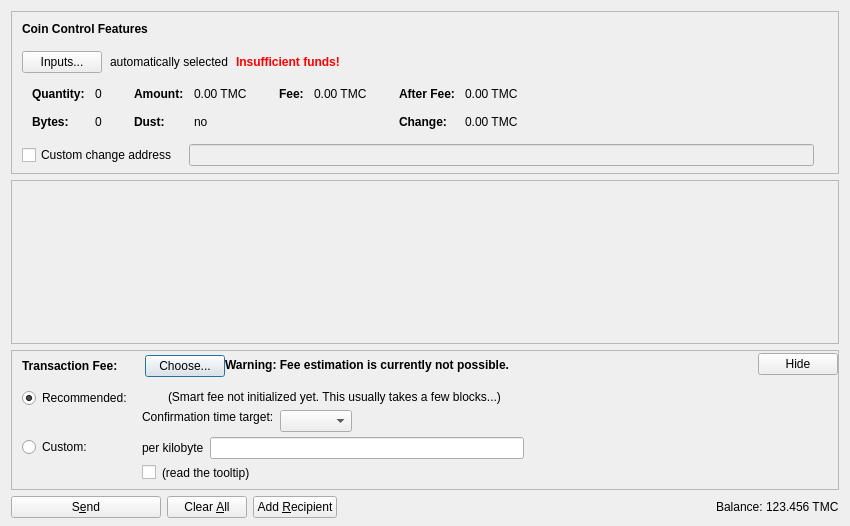
<?xml version="1.0" encoding="UTF-8"?>
<ui version="4.0">
 <class>SendCoinsDialog</class>
 <widget class="QDialog" name="SendCoinsDialog">
  <property name="geometry">
   <rect>
    <x>0</x>
    <y>0</y>
    <width>850</width>
    <height>526</height>
   </rect>
  </property>
  <property name="windowTitle">
   <string>Send Coins</string>
  </property>
  <layout class="QVBoxLayout" name="verticalLayout" stretch="0,1,0,0">
   <property name="bottomMargin">
    <number>8</number>
   </property>
   <item>
    <widget class="QFrame" name="frameCoinControl">
     <property name="sizePolicy">
      <sizepolicy hsizetype="Expanding" vsizetype="Expanding">
       <horstretch>0</horstretch>
       <verstretch>0</verstretch>
      </sizepolicy>
     </property>
     <property name="maximumSize">
      <size>
       <width>16777215</width>
       <height>16777215</height>
      </size>
     </property>
     <property name="frameShape">
      <enum>QFrame::StyledPanel</enum>
     </property>
     <property name="frameShadow">
      <enum>QFrame::Sunken</enum>
     </property>
     <layout class="QVBoxLayout" name="verticalLayoutCoinControl2">
      <property name="spacing">
       <number>0</number>
      </property>
      <property name="leftMargin">
       <number>0</number>
      </property>
      <property name="topMargin">
       <number>0</number>
      </property>
      <property name="rightMargin">
       <number>0</number>
      </property>
      <property name="bottomMargin">
       <number>6</number>
      </property>
      <item>
       <layout class="QVBoxLayout" name="verticalLayoutCoinControl" stretch="0,0,0,0,1">
        <property name="spacing">
         <number>0</number>
        </property>
        <property name="leftMargin">
         <number>10</number>
        </property>
        <property name="topMargin">
         <number>10</number>
        </property>
        <item>
         <layout class="QHBoxLayout" name="horizontalLayoutCoinControl1">
          <property name="bottomMargin">
           <number>15</number>
          </property>
          <item>
           <widget class="QLabel" name="labelCoinControlFeatures">
            <property name="sizePolicy">
             <sizepolicy hsizetype="Preferred" vsizetype="Maximum">
              <horstretch>0</horstretch>
              <verstretch>0</verstretch>
             </sizepolicy>
            </property>
            <property name="font">
             <font>
              <weight>75</weight>
              <bold>true</bold>
             </font>
            </property>
            <property name="styleSheet">
             <string notr="true">font-weight:bold;</string>
            </property>
            <property name="text">
             <string>Coin Control Features</string>
            </property>
           </widget>
          </item>
         </layout>
        </item>
        <item>
         <layout class="QHBoxLayout" name="horizontalLayoutCoinControl2" stretch="0,0,0,0">
          <property name="spacing">
           <number>8</number>
          </property>
          <property name="bottomMargin">
           <number>10</number>
          </property>
          <item>
           <widget class="QPushButton" name="pushButtonCoinControl">
            <property name="styleSheet">
             <string notr="true"/>
            </property>
            <property name="text">
             <string>Inputs...</string>
            </property>
            <property name="autoDefault">
             <bool>false</bool>
            </property>
           </widget>
          </item>
          <item>
           <widget class="QLabel" name="labelCoinControlAutomaticallySelected">
            <property name="text">
             <string>automatically selected</string>
            </property>
            <property name="margin">
             <number>5</number>
            </property>
           </widget>
          </item>
          <item>
           <widget class="QLabel" name="labelCoinControlInsuffFunds">
            <property name="font">
             <font>
              <weight>75</weight>
              <bold>true</bold>
             </font>
            </property>
            <property name="styleSheet">
             <string notr="true">color:red;font-weight:bold;</string>
            </property>
            <property name="text">
             <string>Insufficient funds!</string>
            </property>
            <property name="margin">
             <number>5</number>
            </property>
           </widget>
          </item>
          <item>
           <spacer name="horizontalSpacerCoinControl">
            <property name="orientation">
             <enum>Qt::Horizontal</enum>
            </property>
            <property name="sizeHint" stdset="0">
             <size>
              <width>40</width>
              <height>1</height>
             </size>
            </property>
           </spacer>
          </item>
         </layout>
        </item>
        <item>
         <widget class="QWidget" name="widgetCoinControl" native="true">
          <property name="sizePolicy">
           <sizepolicy hsizetype="Preferred" vsizetype="Preferred">
            <horstretch>0</horstretch>
            <verstretch>0</verstretch>
           </sizepolicy>
          </property>
          <property name="minimumSize">
           <size>
            <width>0</width>
            <height>0</height>
           </size>
          </property>
          <property name="styleSheet">
           <string notr="true"/>
          </property>
          <layout class="QHBoxLayout" name="horizontalLayoutCoinControl5">
           <property name="leftMargin">
            <number>0</number>
           </property>
           <property name="topMargin">
            <number>0</number>
           </property>
           <property name="rightMargin">
            <number>0</number>
           </property>
           <property name="bottomMargin">
            <number>0</number>
           </property>
           <item>
            <layout class="QHBoxLayout" name="horizontalLayoutCoinControl3" stretch="0,0,0,1">
             <property name="spacing">
              <number>20</number>
             </property>
             <property name="topMargin">
              <number>0</number>
             </property>
             <property name="bottomMargin">
              <number>10</number>
             </property>
             <item>
              <layout class="QFormLayout" name="formLayoutCoinControl1">
               <property name="horizontalSpacing">
                <number>10</number>
               </property>
               <property name="verticalSpacing">
                <number>14</number>
               </property>
               <property name="leftMargin">
                <number>10</number>
               </property>
               <property name="topMargin">
                <number>4</number>
               </property>
               <property name="rightMargin">
                <number>6</number>
               </property>
               <item row="0" column="0">
                <widget class="QLabel" name="labelCoinControlQuantityText">
                 <property name="font">
                  <font>
                   <weight>75</weight>
                   <bold>true</bold>
                  </font>
                 </property>
                 <property name="text">
                  <string>Quantity:</string>
                 </property>
                 <property name="margin">
                  <number>0</number>
                 </property>
                </widget>
               </item>
               <item row="0" column="1">
                <widget class="QLabel" name="labelCoinControlQuantity">
                 <property name="cursor">
                  <cursorShape>IBeamCursor</cursorShape>
                 </property>
                 <property name="contextMenuPolicy">
                  <enum>Qt::ActionsContextMenu</enum>
                 </property>
                 <property name="text">
                  <string notr="true">0</string>
                 </property>
                 <property name="margin">
                  <number>0</number>
                 </property>
                 <property name="textInteractionFlags">
                  <set>Qt::LinksAccessibleByMouse|Qt::TextSelectableByKeyboard|Qt::TextSelectableByMouse</set>
                 </property>
                </widget>
               </item>
               <item row="1" column="0">
                <widget class="QLabel" name="labelCoinControlBytesText">
                 <property name="font">
                  <font>
                   <weight>75</weight>
                   <bold>true</bold>
                  </font>
                 </property>
                 <property name="text">
                  <string>Bytes:</string>
                 </property>
                </widget>
               </item>
               <item row="1" column="1">
                <widget class="QLabel" name="labelCoinControlBytes">
                 <property name="cursor">
                  <cursorShape>IBeamCursor</cursorShape>
                 </property>
                 <property name="contextMenuPolicy">
                  <enum>Qt::ActionsContextMenu</enum>
                 </property>
                 <property name="text">
                  <string notr="true">0</string>
                 </property>
                 <property name="textInteractionFlags">
                  <set>Qt::LinksAccessibleByMouse|Qt::TextSelectableByKeyboard|Qt::TextSelectableByMouse</set>
                 </property>
                </widget>
               </item>
              </layout>
             </item>
             <item>
              <layout class="QFormLayout" name="formLayoutCoinControl2">
               <property name="horizontalSpacing">
                <number>10</number>
               </property>
               <property name="verticalSpacing">
                <number>14</number>
               </property>
               <property name="leftMargin">
                <number>6</number>
               </property>
               <property name="topMargin">
                <number>4</number>
               </property>
               <property name="rightMargin">
                <number>6</number>
               </property>
               <item row="0" column="0">
                <widget class="QLabel" name="labelCoinControlAmountText">
                 <property name="font">
                  <font>
                   <weight>75</weight>
                   <bold>true</bold>
                  </font>
                 </property>
                 <property name="text">
                  <string>Amount:</string>
                 </property>
                 <property name="margin">
                  <number>0</number>
                 </property>
                </widget>
               </item>
               <item row="0" column="1">
                <widget class="QLabel" name="labelCoinControlAmount">
                 <property name="cursor">
                  <cursorShape>IBeamCursor</cursorShape>
                 </property>
                 <property name="contextMenuPolicy">
                  <enum>Qt::ActionsContextMenu</enum>
                 </property>
                 <property name="text">
                  <string notr="true">0.00 TMC</string>
                 </property>
                 <property name="textInteractionFlags">
                  <set>Qt::LinksAccessibleByMouse|Qt::TextSelectableByKeyboard|Qt::TextSelectableByMouse</set>
                 </property>
                </widget>
               </item>
               <item row="1" column="0">
                <widget class="QLabel" name="labelCoinControlLowOutputText">
                 <property name="font">
                  <font>
                   <weight>75</weight>
                   <bold>true</bold>
                  </font>
                 </property>
                 <property name="text">
                  <string>Dust:</string>
                 </property>
                </widget>
               </item>
               <item row="1" column="1">
                <widget class="QLabel" name="labelCoinControlLowOutput">
                 <property name="cursor">
                  <cursorShape>IBeamCursor</cursorShape>
                 </property>
                 <property name="contextMenuPolicy">
                  <enum>Qt::ActionsContextMenu</enum>
                 </property>
                 <property name="text">
                  <string notr="true">no</string>
                 </property>
                 <property name="textInteractionFlags">
                  <set>Qt::LinksAccessibleByMouse|Qt::TextSelectableByKeyboard|Qt::TextSelectableByMouse</set>
                 </property>
                </widget>
               </item>
              </layout>
             </item>
             <item>
              <layout class="QFormLayout" name="formLayoutCoinControl3">
               <property name="horizontalSpacing">
                <number>10</number>
               </property>
               <property name="verticalSpacing">
                <number>14</number>
               </property>
               <property name="leftMargin">
                <number>6</number>
               </property>
               <property name="topMargin">
                <number>4</number>
               </property>
               <property name="rightMargin">
                <number>6</number>
               </property>
               <item row="0" column="0">
                <widget class="QLabel" name="labelCoinControlFeeText">
                 <property name="font">
                  <font>
                   <weight>75</weight>
                   <bold>true</bold>
                  </font>
                 </property>
                 <property name="text">
                  <string>Fee:</string>
                 </property>
                 <property name="margin">
                  <number>0</number>
                 </property>
                </widget>
               </item>
               <item row="0" column="1">
                <widget class="QLabel" name="labelCoinControlFee">
                 <property name="cursor">
                  <cursorShape>IBeamCursor</cursorShape>
                 </property>
                 <property name="contextMenuPolicy">
                  <enum>Qt::ActionsContextMenu</enum>
                 </property>
                 <property name="text">
                  <string notr="true">0.00 TMC</string>
                 </property>
                 <property name="textInteractionFlags">
                  <set>Qt::LinksAccessibleByMouse|Qt::TextSelectableByKeyboard|Qt::TextSelectableByMouse</set>
                 </property>
                </widget>
               </item>
              </layout>
             </item>
             <item>
              <layout class="QFormLayout" name="formLayoutCoinControl4">
               <property name="horizontalSpacing">
                <number>10</number>
               </property>
               <property name="verticalSpacing">
                <number>14</number>
               </property>
               <property name="leftMargin">
                <number>6</number>
               </property>
               <property name="topMargin">
                <number>4</number>
               </property>
               <property name="rightMargin">
                <number>6</number>
               </property>
               <item row="0" column="0">
                <widget class="QLabel" name="labelCoinControlAfterFeeText">
                 <property name="font">
                  <font>
                   <weight>75</weight>
                   <bold>true</bold>
                  </font>
                 </property>
                 <property name="text">
                  <string>After Fee:</string>
                 </property>
                 <property name="margin">
                  <number>0</number>
                 </property>
                </widget>
               </item>
               <item row="0" column="1">
                <widget class="QLabel" name="labelCoinControlAfterFee">
                 <property name="cursor">
                  <cursorShape>IBeamCursor</cursorShape>
                 </property>
                 <property name="contextMenuPolicy">
                  <enum>Qt::ActionsContextMenu</enum>
                 </property>
                 <property name="text">
                  <string notr="true">0.00 TMC</string>
                 </property>
                 <property name="textInteractionFlags">
                  <set>Qt::LinksAccessibleByMouse|Qt::TextSelectableByKeyboard|Qt::TextSelectableByMouse</set>
                 </property>
                </widget>
               </item>
               <item row="1" column="0">
                <widget class="QLabel" name="labelCoinControlChangeText">
                 <property name="font">
                  <font>
                   <weight>75</weight>
                   <bold>true</bold>
                  </font>
                 </property>
                 <property name="text">
                  <string>Change:</string>
                 </property>
                </widget>
               </item>
               <item row="1" column="1">
                <widget class="QLabel" name="labelCoinControlChange">
                 <property name="cursor">
                  <cursorShape>IBeamCursor</cursorShape>
                 </property>
                 <property name="contextMenuPolicy">
                  <enum>Qt::ActionsContextMenu</enum>
                 </property>
                 <property name="text">
                  <string notr="true">0.00 TMC</string>
                 </property>
                 <property name="textInteractionFlags">
                  <set>Qt::LinksAccessibleByMouse|Qt::TextSelectableByKeyboard|Qt::TextSelectableByMouse</set>
                 </property>
                </widget>
               </item>
              </layout>
             </item>
            </layout>
           </item>
          </layout>
         </widget>
        </item>
        <item>
         <layout class="QHBoxLayout" name="horizontalLayoutCoinControl4" stretch="0,0,0">
          <property name="spacing">
           <number>12</number>
          </property>
          <property name="sizeConstraint">
           <enum>QLayout::SetDefaultConstraint</enum>
          </property>
          <property name="topMargin">
           <number>5</number>
          </property>
          <property name="rightMargin">
           <number>5</number>
          </property>
          <item>
           <widget class="QCheckBox" name="checkBoxCoinControlChange">
            <property name="toolTip">
             <string>If this is activated, but the change address is empty or invalid, change will be sent to a newly generated address.</string>
            </property>
            <property name="text">
             <string>Custom change address</string>
            </property>
           </widget>
          </item>
          <item>
           <widget class="QValidatedLineEdit" name="lineEditCoinControlChange">
            <property name="enabled">
             <bool>false</bool>
            </property>
            <property name="sizePolicy">
             <sizepolicy hsizetype="Expanding" vsizetype="Fixed">
              <horstretch>0</horstretch>
              <verstretch>0</verstretch>
             </sizepolicy>
            </property>
           </widget>
          </item>
          <item>
           <widget class="QLabel" name="labelCoinControlChangeLabel">
            <property name="sizePolicy">
             <sizepolicy hsizetype="Preferred" vsizetype="Expanding">
              <horstretch>0</horstretch>
              <verstretch>0</verstretch>
             </sizepolicy>
            </property>
            <property name="minimumSize">
             <size>
              <width>0</width>
              <height>0</height>
             </size>
            </property>
            <property name="text">
             <string/>
            </property>
            <property name="margin">
             <number>3</number>
            </property>
           </widget>
          </item>
         </layout>
        </item>
        <item>
         <spacer name="verticalSpacerCoinControl">
          <property name="orientation">
           <enum>Qt::Vertical</enum>
          </property>
          <property name="sizeHint" stdset="0">
           <size>
            <width>800</width>
            <height>1</height>
           </size>
          </property>
         </spacer>
        </item>
       </layout>
      </item>
     </layout>
    </widget>
   </item>
   <item>
    <widget class="QScrollArea" name="scrollArea">
     <property name="widgetResizable">
      <bool>true</bool>
     </property>
     <widget class="QWidget" name="scrollAreaWidgetContents">
      <property name="geometry">
       <rect>
        <x>0</x>
        <y>0</y>
        <width>830</width>
        <height>104</height>
       </rect>
      </property>
      <layout class="QVBoxLayout" name="verticalLayout_2" stretch="0,1">
       <property name="leftMargin">
        <number>0</number>
       </property>
       <property name="topMargin">
        <number>0</number>
       </property>
       <property name="rightMargin">
        <number>0</number>
       </property>
       <property name="bottomMargin">
        <number>0</number>
       </property>
       <item>
        <layout class="QVBoxLayout" name="entries">
         <property name="spacing">
          <number>6</number>
         </property>
        </layout>
       </item>
       <item>
        <spacer name="verticalSpacer">
         <property name="orientation">
          <enum>Qt::Vertical</enum>
         </property>
         <property name="sizeHint" stdset="0">
          <size>
           <width>20</width>
           <height>40</height>
          </size>
         </property>
        </spacer>
       </item>
      </layout>
     </widget>
    </widget>
   </item>
   <item>
    <widget class="QFrame" name="frameFee">
     <property name="sizePolicy">
      <sizepolicy hsizetype="Expanding" vsizetype="Expanding">
       <horstretch>0</horstretch>
       <verstretch>0</verstretch>
      </sizepolicy>
     </property>
     <property name="maximumSize">
      <size>
       <width>16777215</width>
       <height>16777215</height>
      </size>
     </property>
     <property name="frameShape">
      <enum>QFrame::StyledPanel</enum>
     </property>
     <property name="frameShadow">
      <enum>QFrame::Sunken</enum>
     </property>
     <layout class="QVBoxLayout" name="verticalLayoutFee1">
      <property name="spacing">
       <number>0</number>
      </property>
      <property name="leftMargin">
       <number>0</number>
      </property>
      <property name="topMargin">
       <number>0</number>
      </property>
      <property name="rightMargin">
       <number>0</number>
      </property>
      <property name="bottomMargin">
       <number>0</number>
      </property>
      <item>
       <layout class="QVBoxLayout" name="verticalLayoutFee2" stretch="0,0,0">
        <property name="spacing">
         <number>0</number>
        </property>
        <property name="leftMargin">
         <number>10</number>
        </property>
        <property name="topMargin">
         <number>0</number>
        </property>
        <item>
         <layout class="QHBoxLayout" name="horizontalLayoutFee1">
          <property name="bottomMargin">
           <number>0</number>
          </property>
          <item>
           <layout class="QVBoxLayout" name="verticalLayoutFee7">
            <property name="spacing">
             <number>0</number>
            </property>
            <item>
             <spacer name="verticalSpacerSmartFee">
              <property name="orientation">
               <enum>Qt::Vertical</enum>
              </property>
              <property name="sizeType">
               <enum>QSizePolicy::Fixed</enum>
              </property>
              <property name="sizeHint" stdset="0">
               <size>
                <width>1</width>
                <height>4</height>
               </size>
              </property>
             </spacer>
            </item>
            <item>
             <layout class="QHBoxLayout" name="horizontalLayoutSmartFee">
              <property name="spacing">
               <number>10</number>
              </property>
              <item>
               <widget class="QLabel" name="labelFeeHeadline">
                <property name="sizePolicy">
                 <sizepolicy hsizetype="Preferred" vsizetype="Maximum">
                  <horstretch>0</horstretch>
                  <verstretch>0</verstretch>
                 </sizepolicy>
                </property>
                <property name="font">
                 <font>
                  <weight>75</weight>
                  <bold>true</bold>
                 </font>
                </property>
                <property name="styleSheet">
                 <string notr="true">font-weight:bold;</string>
                </property>
                <property name="text">
                 <string>Transaction Fee:</string>
                </property>
               </widget>
              </item>
              <item>
               <widget class="QLabel" name="labelFeeMinimized">
                <property name="text">
                 <string/>
                </property>
               </widget>
              </item>
              <item>
               <widget class="QPushButton" name="buttonChooseFee">
                <property name="text">
                 <string>Choose...</string>
                </property>
               </widget>
              </item>
             </layout>
            </item>
            <item>
             <spacer name="verticalSpacer_5">
              <property name="orientation">
               <enum>Qt::Vertical</enum>
              </property>
              <property name="sizeHint" stdset="0">
               <size>
                <width>1</width>
                <height>1</height>
               </size>
              </property>
             </spacer>
            </item>
           </layout>
          </item>
          <item>
           <widget class="QLabel" name="fallbackFeeWarningLabel">
            <property name="toolTip">
             <string>Using the fallbackfee can result in sending a transaction that will take several hours or days (or never) to confirm. Consider choosing your fee manually or wait until you have validated the complete chain.</string>
            </property>
            <property name="font">
            <font>
                <weight>75</weight>
                <bold>true</bold>
            </font>
            </property>
            <property name="text">
             <string>Warning: Fee estimation is currently not possible.</string>
            </property>
            <property name="wordWrap">
             <bool>false</bool>
            </property>
           </widget>
          </item>
          <item>
           <spacer name="horizontalSpacer_4">
            <property name="orientation">
             <enum>Qt::Horizontal</enum>
            </property>
            <property name="sizeType">
             <enum>QSizePolicy::MinimumExpanding</enum>
            </property>
            <property name="sizeHint" stdset="0">
             <size>
              <width>40</width>
              <height>20</height>
             </size>
            </property>
           </spacer>
          </item>
          <item>
           <widget class="QPushButton" name="buttonMinimizeFee">
            <property name="toolTip">
             <string>collapse fee-settings</string>
            </property>
            <property name="text">
             <string>Hide</string>
            </property>
           </widget>
          </item>
         </layout>
        </item>
        <item>
         <widget class="QFrame" name="frameFeeSelection">
          <layout class="QVBoxLayout" name="verticalLayoutFee12">
           <property name="spacing">
            <number>0</number>
           </property>
           <property name="leftMargin">
            <number>0</number>
           </property>
           <property name="topMargin">
            <number>0</number>
           </property>
           <property name="rightMargin">
            <number>0</number>
           </property>
           <property name="bottomMargin">
            <number>0</number>
           </property>
           <item>
            <layout class="QGridLayout" name="gridLayoutFee">
             <property name="topMargin">
              <number>10</number>
             </property>
             <property name="bottomMargin">
              <number>4</number>
             </property>
             <property name="horizontalSpacing">
              <number>10</number>
             </property>
             <property name="verticalSpacing">
              <number>4</number>
             </property>
             <item row="1" column="1">
              <layout class="QVBoxLayout" name="verticalLayoutFee8">
               <property name="spacing">
                <number>6</number>
               </property>
               <item>
                <layout class="QHBoxLayout" name="horizontalLayoutFee13">
                 <item>
                  <widget class="QLabel" name="labelCustomPerKilobyte">
                   <property name="toolTip">
                    <string>If the custom fee is set to 1000 satoshis and the transaction is only 250 bytes, then &quot;per kilobyte&quot; only pays 250 satoshis in fee, while &quot;total at least&quot; pays 1000 satoshis. For transactions bigger than a kilobyte both pay by kilobyte.</string>
                   </property>
                   <property name="text">
                    <string>per kilobyte</string>
                   </property>
                  </widget>
                 </item>
                 <item>
                  <widget class="BitcoinAmountField" name="customFee"/>
                 </item>
                 <item>
                  <spacer name="horizontalSpacer_6">
                   <property name="orientation">
                    <enum>Qt::Horizontal</enum>
                   </property>
                   <property name="sizeHint" stdset="0">
                    <size>
                     <width>1</width>
                     <height>1</height>
                    </size>
                   </property>
                  </spacer>
                 </item>
                </layout>
               </item>
               <item>
                <layout class="QHBoxLayout" name="horizontalLayoutFee8">
                 <item>
                  <widget class="QCheckBox" name="checkBoxMinimumFee">
                   <property name="toolTip">
                    <string>Paying only the minimum fee is just fine as long as there is less transaction volume than space in the blocks. But be aware that this can end up in a never confirming transaction once there is more demand for timocoin transactions than the network can process.</string>
                   </property>
                   <property name="text">
                    <string/>
                   </property>
                  </widget>
                 </item>
                 <item>
                  <widget class="QLabel" name="labelMinFeeWarning">
                   <property name="enabled">
                    <bool>true</bool>
                   </property>
                   <property name="toolTip">
                    <string>Paying only the minimum fee is just fine as long as there is less transaction volume than space in the blocks. But be aware that this can end up in a never confirming transaction once there is more demand for timocoin transactions than the network can process.</string>
                   </property>
                   <property name="text">
                    <string>(read the tooltip)</string>
                   </property>
                   <property name="margin">
                    <number>5</number>
                   </property>
                  </widget>
                 </item>
                 <item>
                  <spacer name="horizontalSpacer_2">
                   <property name="orientation">
                    <enum>Qt::Horizontal</enum>
                   </property>
                   <property name="sizeHint" stdset="0">
                    <size>
                     <width>1</width>
                     <height>1</height>
                    </size>
                   </property>
                  </spacer>
                 </item>
                </layout>
               </item>
              </layout>
             </item>
             <item row="0" column="0">
              <layout class="QVBoxLayout" name="verticalLayoutFee4" stretch="0,1">
               <item>
                <widget class="QRadioButton" name="radioSmartFee">
                 <property name="text">
                  <string>Recommended:</string>
                 </property>
                 <property name="checked">
                  <bool>true</bool>
                 </property>
                 <attribute name="buttonGroup">
                  <string notr="true">groupFee</string>
                 </attribute>
                </widget>
               </item>
               <item>
                <spacer name="verticalSpacer_2">
                 <property name="orientation">
                  <enum>Qt::Vertical</enum>
                 </property>
                 <property name="sizeHint" stdset="0">
                  <size>
                   <width>1</width>
                   <height>1</height>
                  </size>
                 </property>
                </spacer>
               </item>
              </layout>
             </item>
             <item row="1" column="0">
              <layout class="QVBoxLayout" name="verticalLayoutFee9" stretch="0,1">
               <item>
                <widget class="QRadioButton" name="radioCustomFee">
                 <property name="text">
                  <string>Custom:</string>
                 </property>
                 <attribute name="buttonGroup">
                  <string notr="true">groupFee</string>
                 </attribute>
                </widget>
               </item>
               <item>
                <spacer name="verticalSpacer_6">
                 <property name="orientation">
                  <enum>Qt::Vertical</enum>
                 </property>
                 <property name="sizeHint" stdset="0">
                  <size>
                   <width>1</width>
                   <height>1</height>
                  </size>
                 </property>
                </spacer>
               </item>
              </layout>
             </item>
             <item row="0" column="1">
              <layout class="QVBoxLayout" name="verticalLayoutFee3" stretch="0,0,1">
               <property name="spacing">
                <number>6</number>
               </property>
               <property name="topMargin">
                <number>2</number>
               </property>
               <item>
                <layout class="QHBoxLayout" name="horizontalLayoutFee12">
                 <item>
                  <widget class="QLabel" name="labelSmartFee">
                   <property name="text">
                    <string/>
                   </property>
                   <property name="margin">
                    <number>2</number>
                   </property>
                  </widget>
                 </item>
                 <item>
                  <widget class="QLabel" name="labelFeeEstimation">
                   <property name="text">
                    <string/>
                   </property>
                  </widget>
                 </item>
                 <item>
                  <widget class="QLabel" name="labelSmartFee2">
                   <property name="text">
                    <string>(Smart fee not initialized yet. This usually takes a few blocks...)</string>
                   </property>
                   <property name="margin">
                    <number>2</number>
                   </property>
                  </widget>
                 </item>
                 <item>
                  <spacer name="horizontalSpacer_5">
                   <property name="orientation">
                    <enum>Qt::Horizontal</enum>
                   </property>
                   <property name="sizeHint" stdset="0">
                    <size>
                     <width>1</width>
                     <height>1</height>
                    </size>
                   </property>
                  </spacer>
                 </item>
                </layout>
               </item>
               <item>
                <layout class="QHBoxLayout" name="horizontalLayoutFee9">
                 <item>
                  <layout class="QVBoxLayout" name="verticalLayoutFee6">
                   <item>
                    <widget class="QLabel" name="labelSmartFee3">
                     <property name="text">
                      <string>Confirmation time target:</string>
                     </property>
                     <property name="margin">
                      <number>2</number>
                     </property>
                    </widget>
                   </item>
                   <item>
                    <spacer name="verticalSpacer_3">
                     <property name="orientation">
                      <enum>Qt::Vertical</enum>
                     </property>
                     <property name="sizeHint" stdset="0">
                      <size>
                       <width>1</width>
                       <height>1</height>
                      </size>
                     </property>
                    </spacer>
                   </item>
                  </layout>
                 </item>
                 <item>
                  <layout class="QVBoxLayout" name="verticalLayoutFee5">
                   <property name="rightMargin">
                    <number>30</number>
                   </property>
                   <item>
                    <layout class="QHBoxLayout" name="horizontalLayoutConfTarget">
                     <property name="bottomMargin">
                      <number>0</number>
                     </property>
                     <item>
                      <widget class="QComboBox" name="confTargetSelector"/>
                     </item>
                     <item>
                      <spacer name="horizontalSpacerConfTarget">
                       <property name="orientation">
                        <enum>Qt::Horizontal</enum>
                       </property>
                       <property name="sizeHint" stdset="0">
                        <size>
                         <width>40</width>
                         <height>20</height>
                        </size>
                       </property>
                      </spacer>
                     </item>
                    </layout>
                   </item>
                  </layout>
                 </item>
                </layout>
               </item>
               <item>
                <spacer name="verticalSpacer_4">
                 <property name="orientation">
                  <enum>Qt::Vertical</enum>
                 </property>
                 <property name="sizeHint" stdset="0">
                  <size>
                   <width>1</width>
                   <height>1</height>
                  </size>
                 </property>
                </spacer>
               </item>
              </layout>
             </item>
            </layout>
           </item>
          </layout>
         </widget>
        </item>
        <item>
         <spacer name="verticalSpacerFee">
          <property name="orientation">
           <enum>Qt::Vertical</enum>
          </property>
          <property name="sizeHint" stdset="0">
           <size>
            <width>40</width>
            <height>5</height>
           </size>
          </property>
         </spacer>
        </item>
       </layout>
      </item>
     </layout>
    </widget>
   </item>
   <item>
    <layout class="QHBoxLayout" name="horizontalLayout">
     <item>
      <widget class="QPushButton" name="sendButton">
       <property name="minimumSize">
        <size>
         <width>150</width>
         <height>0</height>
        </size>
       </property>
       <property name="toolTip">
        <string>Confirm the send action</string>
       </property>
       <property name="text">
        <string>S&amp;end</string>
       </property>
       <property name="icon">
        <iconset resource="../bitcoin.qrc">
         <normaloff>:/icons/send</normaloff>:/icons/send</iconset>
       </property>
       <property name="autoDefault">
        <bool>false</bool>
       </property>
       <property name="default">
        <bool>false</bool>
       </property>
      </widget>
     </item>
     <item>
      <widget class="QPushButton" name="clearButton">
       <property name="sizePolicy">
        <sizepolicy hsizetype="Minimum" vsizetype="Fixed">
         <horstretch>0</horstretch>
         <verstretch>0</verstretch>
        </sizepolicy>
       </property>
       <property name="toolTip">
        <string>Clear all fields of the form.</string>
       </property>
       <property name="text">
        <string>Clear &amp;All</string>
       </property>
       <property name="icon">
        <iconset resource="../bitcoin.qrc">
         <normaloff>:/icons/remove</normaloff>:/icons/remove</iconset>
       </property>
       <property name="autoDefault">
        <bool>false</bool>
       </property>
      </widget>
     </item>
     <item>
      <widget class="QPushButton" name="addButton">
       <property name="toolTip">
        <string>Send to multiple recipients at once</string>
       </property>
       <property name="text">
        <string>Add &amp;Recipient</string>
       </property>
       <property name="icon">
        <iconset resource="../bitcoin.qrc">
         <normaloff>:/icons/add</normaloff>:/icons/add</iconset>
       </property>
       <property name="autoDefault">
        <bool>false</bool>
       </property>
      </widget>
     </item>
     <item>
      <spacer name="horizontalSpacer">
       <property name="orientation">
        <enum>Qt::Horizontal</enum>
       </property>
       <property name="sizeHint" stdset="0">
        <size>
         <width>40</width>
         <height>20</height>
        </size>
       </property>
      </spacer>
     </item>
     <item>
      <layout class="QHBoxLayout" name="horizontalLayout_2">
       <property name="spacing">
        <number>3</number>
       </property>
       <item>
        <widget class="QLabel" name="label">
         <property name="sizePolicy">
          <sizepolicy hsizetype="Preferred" vsizetype="Fixed">
           <horstretch>0</horstretch>
           <verstretch>0</verstretch>
          </sizepolicy>
         </property>
         <property name="text">
          <string>Balance:</string>
         </property>
        </widget>
       </item>
       <item>
        <widget class="QLabel" name="labelBalance">
         <property name="sizePolicy">
          <sizepolicy hsizetype="Preferred" vsizetype="Fixed">
           <horstretch>0</horstretch>
           <verstretch>0</verstretch>
          </sizepolicy>
         </property>
         <property name="cursor">
          <cursorShape>IBeamCursor</cursorShape>
         </property>
         <property name="text">
          <string notr="true">123.456 TMC</string>
         </property>
         <property name="textInteractionFlags">
          <set>Qt::LinksAccessibleByMouse|Qt::TextSelectableByKeyboard|Qt::TextSelectableByMouse</set>
         </property>
        </widget>
       </item>
      </layout>
     </item>
    </layout>
   </item>
  </layout>
 </widget>
 <customwidgets>
  <customwidget>
   <class>QValidatedLineEdit</class>
   <extends>QLineEdit</extends>
   <header>qvalidatedlineedit.h</header>
  </customwidget>
  <customwidget>
   <class>BitcoinAmountField</class>
   <extends>QLineEdit</extends>
   <header>bitcoinamountfield.h</header>
   <container>1</container>
  </customwidget>
 </customwidgets>
 <resources>
  <include location="../bitcoin.qrc"/>
 </resources>
 <connections/>
 <buttongroups>
  <buttongroup name="groupFee"/>
 </buttongroups>
</ui>
